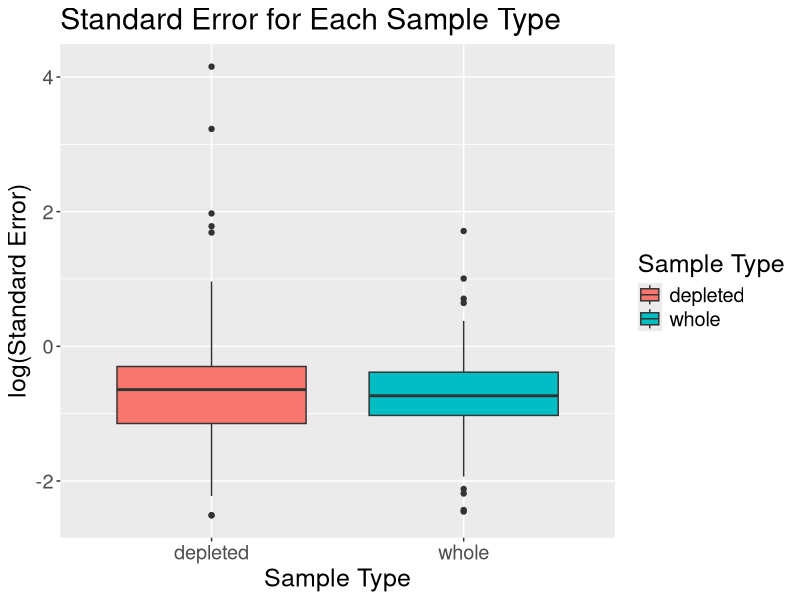

The R source for this figure:
library("lme4")
library("plyr")
library("ggplot2")
library("MASS")
# read data

#dat <- read.csv("P:/RFI Protemics/twofileswithproteindata/Proteins of Interst for Tech Paper.csv")

#dat <- read.csv("/run/user/1000/gvfs/smb-share:server=smb.stat.iastate.edu,share=ntyet/RFI Protemics/twofileswithproteindata/Proteins of Interst for Tech Paper.csv")
dat <- read.csv("Proteins of Interst for Tech Paper.csv")

dim(dat)

x <- colnames(dat) # column name of data
x


y <- c( "Image","X", paste("X.", 1:31, sep = "")) # Column name unsued

# Column name used in analysis including the id of protein and 16 gels  
# of 8 animals, each gel runs twice

use_col <- setdiff(x,y)
use_col
dat_used <- as.matrix(dat[, use_col])
dim(dat_used)


# The first row is group classification, the second row is the name of Std. Abund, therefore the data actually in use is the dat_used except the first 2 rows
dat_final <- matrix(as.numeric(dat_used[-c(1:2),]), 
                    nrow = nrow(dat_used)-2,
                    ncol = ncol(dat_used),
                    byrow = F) 
dim(dat_final)

head(dat_final)

# Group of each sample

group <- dat_used[1,-1] 
group

# Obtain data for each group: Depelted and Not.Depleted (Whole), the first column of dat_final contains name of protein
deplete <- dat_final[,-1][,group=="Depleted"]
dim(deplete)


whole <- dat_final[,-1][,group=="Whole"]
dim(whole)


# Find out which Cy is used for each run

group[group=="Depleted"] # Cy for Depleted group: rep(c(5,5,3,3),4)

group[group=="Whole"] # Cy for Whole group: rep(c(3,3,5,5),4)

#metadata <- read.table("/run/user/1000/gvfs/smb-share:server=smb.stat.iastate.edu,share=ntyet/RFI Protemics/twofileswithproteindata/Meta.data2.txt")
#metadata <- read.table("Meta.data2.txt")
#str(metadata)
# Sample.Name <- c("1807", "4810", "1209", "1906", "3908", "3106", "2107", "2712")
# line <- rep(c(1,2), each = 8)
# x <- rnorm(16, 0, 1)
# depleted <- "TRUE"

out_model <- function(x, depleted){ # x is the row of data (i.e., data of each protein spot)
  if (depleted == "TRUE"){
    cy <- as.factor(rep(c(5,5,3,3),4))
  } else {
    cy <- as.factor(rep(c(3,3,5,5),4))
  }
  animal <- as.factor(rep(1:8, each = 2))
  line <- as.factor(rep(c(1,2), each = 8))
  # check if all obsetvations for one Cy are missing or not
  
  if ((sum(is.na(x[cy==3]))==8|sum(is.na(x[cy==5]))==8) & 
        (sum(is.na(x[line==1]))==8|sum(is.na(x[line==2]))==8)){
    model <- lmer(x~ (1|animal), na.action="na.omit")
    mean_est <- summary(model)$coeff[,1]
    sd_est <- as.vector(sqrt(summary(model)$vcov))
    #str(summary(model))
  } 
  if ((sum(is.na(x[cy==3]))==8|sum(is.na(x[cy==5]))==8) & 
        ((sum(is.na(x[line==1]))!=8)&(sum(is.na(x[line==2]))!=8))){
    model <- lmer(x~ line + (1|animal), na.action="na.omit")
    mean_est <- summary(model)$coeff[1,1] + summary(model)$coeff[2,1]/2
    sd_est <- as.vector(sqrt(t(c(1,1/2)) %*%summary(model)$vcov%*%c(1,1/2)))
  }
  
  if ((sum(is.na(x[cy==3]))!=8|sum(is.na(x[cy==5]))!=8) & 
        ((sum(is.na(x[line==1]))==8)&(sum(is.na(x[line==2]))==8))){
    model <- lmer(x~ cy + (1|animal), na.action="na.omit")
    mean_est <- summary(model)$coeff[1,1] + summary(model)$coeff[2,1]/2
    sd_est <- as.vector(sqrt(t(c(1,1/2)) %*%summary(model)$vcov%*%c(1,1/2)))
  }
  
  if ((sum(is.na(x[cy==3]))!=8& sum(is.na(x[cy==5]))!=8) & 
        ((sum(is.na(x[line==1]))!=8)&(sum(is.na(x[line==2]))!=8))){ 
    model <- lmer(x~ cy + line + (1|animal), na.action="na.omit")
    #str(summary(model))
    mean_est <- summary(model)$coeff[1,1] + 
      summary(model)$coeff[2,1]/2 + 
      summary(model)$coeff[3,1]/2
    
    sd_est <- as.vector(sqrt(t(c(1, 1/2, 1/2))%*% summary(model)$vcov %*%c(1,1/2, 1/2)))  }
  
  
  return(c(mean_est, sd_est))
}

depleted_out <- laply(1:236, function(i)out_model(deplete[i,], depleted = "TRUE"))

whole_out <- laply(1:236, function(i)out_model(whole[i,], depleted = "FALSE"))

colnames(depleted_out) <- colnames(whole_out) <- c("mean","sd")
sd_out <- data.frame(
  logsd = log(c(whole_out[, "sd"], depleted_out[,"sd"])), 
  sample = rep(c("whole", "depleted"), each = dim(whole_out)[1]))

p <- ggplot(sd_out, aes(sample, logsd))
p + geom_boxplot(aes(fill = sample)) + 
  ggtitle("Standard Error for Each Sample Type") + 
  scale_fill_discrete(name= "Sample Type") + 
  xlab("Sample Type") + 
  ylab("log(Standard Error)") + 
  theme(text = element_text(size=18))


wilcox.test(log(depleted_out[,2]), log(whole_out[, 2]), alternative = "greater", paired = TRUE)
wilcox.test(depleted_out[,2], whole_out[, 2], alternative = "two.sided", paired = TRUE)


wilcox.test(log(depleted_out[,2]/whole_out[, 2]), alternative = "two.sided")
wilcox.test(log(depleted_out[,2]/whole_out[, 2]), alternative = "greater")


